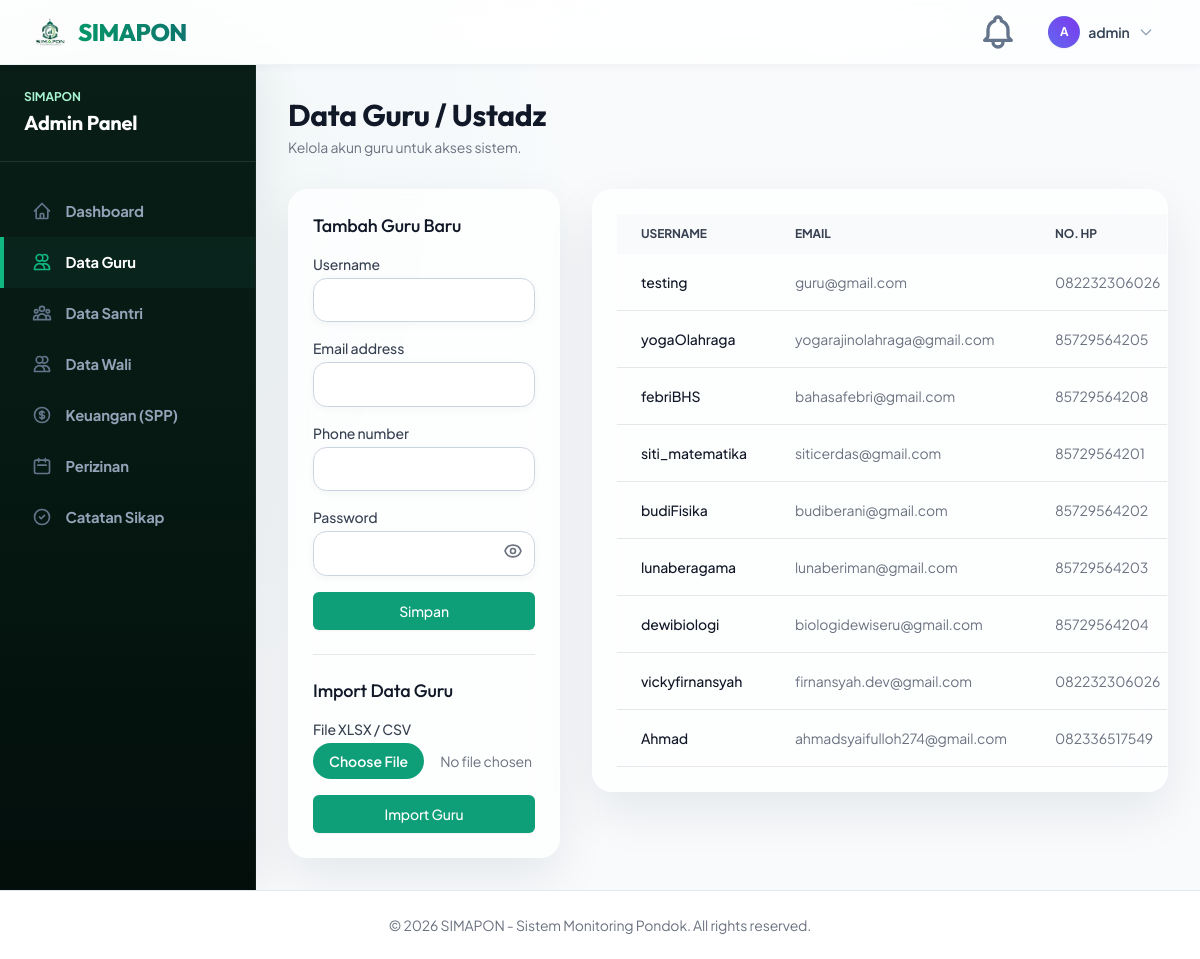
Before: /dashboard/admin/guru/ (signed in) with the older database file.
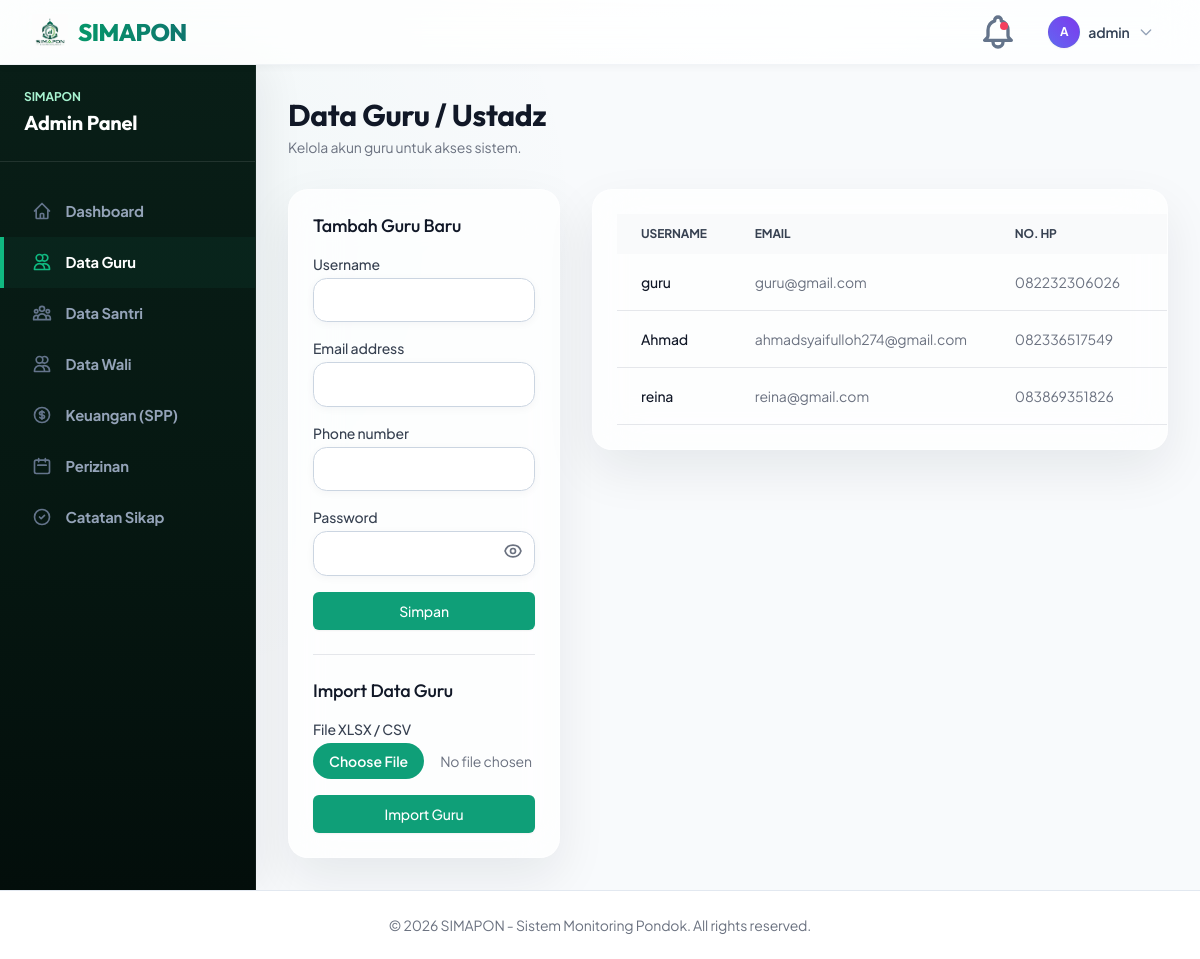
After: the same page with the newer database file.
### users/models.py (models this page shows, shortened)
class User(AbstractUser):
    is_admin = models.BooleanField(default=False)
    is_guru = models.BooleanField(default=False)
    is_parent = models.BooleanField(default=False)
    phone_number = models.CharField(max_length=15, blank=True, null=True)
    profile_picture = models.ImageField(upload_to=get_profile_upload_path, blank=True, null=True, verbose_name="Foto Profil")
    class Meta:
        db_table = 'simapon_user'

### users/views.py (the view, shortened to what this page needs)
# urls.py: path('dashboard/admin/guru/', views.admin_guru_list, name='admin_guru_list'),
@login_required
def admin_guru_list(request):
    if not (request.user.is_admin or request.user.is_staff):
        return redirect('dashboard')
    form = GuruRegistrationForm()
    import_form = ImportFileForm()
    gurus = User.objects.filter(is_guru=True)
    return render(request, 'dashboards/admin/guru.html', {'gurus': gurus, 'form': form, 'import_form': import_form})

### templates/dashboards/admin/guru.html (shortened to what this page needs)
{% extends 'dashboards/admin/base.html' %} {% block admin_content %}
<div class="mb-8 flex justify-between items-center">
  <div>
    <h2
      class="text-2xl font-bold leading-7 text-gray-900 sm:text-3xl sm:truncate"
    >
      Data Guru / Ustadz
    </h2>
    <p class="mt-1 text-sm text-gray-500">
      Kelola akun guru untuk akses sistem.
    </p>
  </div>
</div>
<div class="grid grid-cols-1 lg:grid-cols-3 gap-8">
  <div class="lg:col-span-1">
    <div class="bg-white shadow sm:rounded-lg">
      <div class="px-4 py-5 sm:p-6">
        <h3 class="text-lg leading-6 font-medium text-gray-900 mb-4">
          Tambah Guru Baru
        </h3>
        <form method="POST" class="space-y-4">
          {% csrf_token %} {% for field in form %}
          {% if field.name != 'password' %}
          <div>
            <label
              for="{{ field.id_for_label }}"
              class="block text-sm font-medium text-gray-700"
              >{{ field.label }}</label
            >
            <input
              type="{{ field.field.widget.input_type }}"
              name="{{ field.name }}"
              id="{{ field.id_for_label }}"
              class="mt-1 block w-full border border-gray-300 rounded-md shadow-sm py-2 px-3 focus:outline-none focus:ring-primary focus:border-primary sm:text-sm"
              required
            />
          </div>
          {% endif %}
          {% endfor %}
          <div>
            <label class="block text-sm font-medium text-gray-700"
              >Password</label
            >
            <div class="relative mt-1">
              <input
                type="password"
                id="guru_password_input"
                name="password"
                class="block w-full border border-gray-300 rounded-md shadow-sm py-2 px-3 pr-10 focus:outline-none focus:ring-primary focus:border-primary sm:text-sm"
                required
              />
              <button
                type="button"
                onclick="togglePasswordInput('guru_password_input', 'eye_icon')"
                class="absolute right-3 top-2.5 text-gray-500 hover:text-gray-700"
                title="Tampilkan/Sembunyikan Password"
              >
              </button>
            </div>
          </div>
          <button
            type="submit"
            class="w-full flex justify-center py-2 px-4 border border-transparent rounded-md shadow-sm text-sm font-medium text-white bg-primary hover:bg-secondary focus:outline-none focus:ring-2 focus:ring-offset-2 focus:ring-primary"
          >
            Simpan
          </button>
        </form>
        <div class="mt-6 border-t pt-6">
          <h3 class="text-lg leading-6 font-medium text-gray-900 mb-4">
            Import Data Guru
          </h3>
          <form method="POST" enctype="multipart/form-data" class="space-y-4">
            <div>
              <label class="block text-sm font-medium text-gray-700"
                >File XLSX / CSV</label
              >
              <input
                type="file"
                name="xlsx_file"
                accept=".xlsx,.csv"
                class="mt-1 block w-full text-sm text-gray-500 file:mr-4 file:py-2 file:px-4 file:rounded-full file:border-0 file:text-sm file:font-semibold file:bg-primary file:text-white"
              />
            </div>
            <button
              type="submit"
              class="w-full flex justify-center py-2 px-4 border border-transparent rounded-md shadow-sm text-sm font-medium text-white bg-primary hover:bg-secondary focus:outline-none focus:ring-2 focus:ring-offset-2 focus:ring-primary"
            >
              Import Guru
            </button>
          </form>
        </div>
      </div>
    </div>
  </div>
  <div class="lg:col-span-2">
    <div class="bg-white shadow sm:rounded-lg overflow-hidden">
      <div class="p-6">
        <table class="datatable w-full text-left text-sm text-gray-500">
          <thead class="text-xs text-gray-700 uppercase bg-gray-50">
            <tr>
              <th class="px-6 py-3">Username</th>
              <th class="px-6 py-3">Email</th>
              <th class="px-6 py-3">No. HP</th>
              <th class="px-6 py-3">Aksi</th>
            </tr>
          </thead>
          <tbody>
            {% for guru in gurus %}
            <tr class="border-b hover:bg-gray-50">
              <td class="px-6 py-4 font-medium text-gray-900">
                {{ guru.username }}
              </td>
              <td class="px-6 py-4">{{ guru.email }}</td>
              <td class="px-6 py-4">{{ guru.phone_number|default:"-" }}</td>
              <td class="px-6 py-4">
              </td>
            </tr>
            {% endfor %}
          </tbody>
        </table>
      </div>
    </div>
  </div>
</div>
{% endblock %}

### templates/dashboards/admin/base.html (shortened to what this page needs)
{% extends 'base.html' %} {% block content %}
<div class="admin-shell flex">
  <aside class="admin-sidebar w-64 text-white hidden md:block">
    <div class="p-6 border-b border-white/10">
      <p class="text-xs font-bold uppercase text-emerald-200">SIMAPON</p>
      <h2 class="mt-1 text-xl font-bold text-white">Admin Panel</h2>
    </div>
    <nav class="mt-6">
      <a
        href="{% url 'admin_dashboard' %}"
        class="admin-nav-link {% if request.path == '/dashboard/admin/' %}is-active{% endif %}"
      >
        <svg
          class="h-5 w-5 mr-3 text-gray-400"
          fill="none"
          viewBox="0 0 24 24"
          stroke="currentColor"
        >
          <path
            stroke-linecap="round"
            stroke-linejoin="round"
            stroke-width="2"
            d="M3 12l2-2m0 0l7-7 7 7M5 10v10a1 1 0 001 1h3m10-11l2 2m-2-2v10a1 1 0 01-1 1h-3m-6 0a1 1 0 001-1v-4a1 1 0 011-1h2a1 1 0 011 1v4a1 1 0 001 1m-6 0h6"
          />
        </svg>
        Dashboard
      </a>
      <a
        href="{% url 'admin_guru_list' %}"
        class="admin-nav-link {% if 'guru' in request.path %}is-active{% endif %}"
      >
        <svg
          class="h-5 w-5 mr-3 text-gray-400"
          fill="none"
          viewBox="0 0 24 24"
          stroke="currentColor"
        >
          <path
            stroke-linecap="round"
            stroke-linejoin="round"
            stroke-width="2"
            d="M12 4.354a4 4 0 110 5.292M15 21H3v-1a6 6 0 0112 0v1zm0 0h6v-1a6 6 0 00-9-5.197M13 7a4 4 0 11-8 0 4 4 0 018 0z"
          />
        </svg>
        Data Guru
      </a>
      <a
        href="{% url 'admin_santri_list' %}"
        class="admin-nav-link {% if 'santri' in request.path %}is-active{% endif %}"
      >
        Data Santri
      </a>
      <a
        href="{% url 'admin_parent_list' %}"
        class="admin-nav-link {% if 'parent' in request.path %}is-active{% endif %}"
      >
        <svg
          class="h-5 w-5 mr-3 text-gray-400"
          fill="none"
          viewBox="0 0 24 24"
          stroke="currentColor"
        >
          <path
            stroke-linecap="round"
            stroke-linejoin="round"
            stroke-width="2"
            d="M12 4.354a4 4 0 110 5.292M15 21H3v-1a6 6 0 0112 0v1zm0 0h6v-1a6 6 0 00-9-5.197M13 7a4 4 0 11-8 0 4 4 0 018 0z"
          />
        </svg>
        Data Wali
      </a>
      <a
        href="{% url 'admin_finance_list' %}"
        class="admin-nav-link {% if 'finance' in request.path %}is-active{% endif %}"
      >
        Keuangan (SPP)
      </a>
      <a
        href="{% url 'admin_permit_list' %}"
        class="admin-nav-link {% if 'permit' in request.path %}is-active{% endif %}"
      >
        <svg
          class="h-5 w-5 mr-3 text-gray-400"
          fill="none"
          viewBox="0 0 24 24"
          stroke="currentColor"
        >
          <path
            stroke-linecap="round"
            stroke-linejoin="round"
            stroke-width="2"
            d="M8 7V3m8 4V3m-9 8h10M5 21h14a2 2 0 002-2V7a2 2 0 00-2-2H5a2 2 0 00-2 2v12a2 2 0 002 2z"
          />
        </svg>
        Perizinan
      </a>
      <a
        href="{% url 'admin_behavior_list' %}"
        class="admin-nav-link {% if 'behavior' in request.path %}is-active{% endif %}"
      >
        <svg
          class="h-5 w-5 mr-3 text-gray-400"
          fill="none"
          viewBox="0 0 24 24"
          stroke="currentColor"
        >
          <path
            stroke-linecap="round"
            stroke-linejoin="round"
            stroke-width="2"
            d="M9 12l2 2 4-4m6 2a9 9 0 11-18 0 9 9 0 0118 0z"
          />
        </svg>
        Catatan Sikap
      </a>
    </nav>
  </aside>
  <div class="flex-1 overflow-x-hidden overflow-y-auto">
    <main class="max-w-7xl mx-auto px-4 sm:px-6 lg:px-8 py-8">
      {% block admin_content %}{% endblock %}
    </main>
  </div>
</div>
{% endblock %}

### templates/base.html (shortened to what this page needs)
<!doctype html>
{% load static %}
<html lang="id">
  <head>
    <script src="https://cdn.tailwindcss.com"></script>
    <link
      href="https://cdn.jsdelivr.net/npm/simple-datatables@latest/dist/style.css"
      rel="stylesheet"
      type="text/css"
    />
    <link href="{% static 'css/simapon.css' %}" rel="stylesheet" />
  </head>
  <body class="text-slate-800 antialiased min-h-screen flex flex-col font-sans">
    <nav class="app-navbar w-full z-30 top-0 sticky">
      <div class="max-w-7xl mx-auto px-4 sm:px-6 lg:px-8">
        <div class="flex justify-between h-16">
          <div class="flex items-center">
            <a
              href="{% url 'landing' %}"
              class="flex-shrink-0 flex items-center gap-2.5 group"
            >
              <img
                src="{% static 'logo-simapon.png' %}"
                alt="SIMAPON Logo"
                class="h-9 w-auto object-contain transition-transform duration-300 group-hover:scale-105"
              />
              <span class="font-extrabold text-2xl tracking-tight font-display bg-gradient-to-r from-emerald-600 to-teal-700 bg-clip-text text-transparent"
                >SIMAPON</span
              >
            </a>
          </div>
          <div class="flex items-center gap-2 sm:gap-4">
            {% if user.is_authenticated %}
            <div class="relative group" id="notification-dropdown">
              <button
                class="nav-link flex items-center justify-center w-10 h-10 rounded-lg p-0 relative hover:bg-slate-100 transition-colors"
                type="button"
                id="notification-bell-btn"
                title="Notifikasi"
              >
                {% if unread_notifications_count > 0 %}
                <span class="absolute top-2.5 right-2.5 block h-2 w-2 rounded-full bg-rose-500" id="notif-badge"></span>
                {% endif %}
              </button>
            </div>
            <div class="relative group">
              <button
                class="nav-account flex items-center gap-2 group"
                type="button"
              >
                {% if user.profile_picture %}
                  <img src="{{ user.profile_picture.url }}" alt="{{ user.username }}" class="w-8 h-8 rounded-full object-cover shadow-sm border border-emerald-500/10 transition-transform duration-300 group-hover:scale-105">
                {% else %}
                  <div class="w-8 h-8 rounded-full flex items-center justify-center font-bold text-xs text-white shadow-sm border border-emerald-500/10 transition-transform duration-300 group-hover:scale-105
                    {% if user.is_admin %}
                      bg-gradient-to-tr from-indigo-500 to-violet-600
                    {% elif user.is_guru %}
                      bg-gradient-to-tr from-emerald-400 to-teal-600
                    {% else %}
                      bg-gradient-to-tr from-sky-400 to-blue-600
                    {% endif %}">
                    {{ user.username|slice:":1"|upper }}
                  </div>
                {% endif %}
                <span class="truncate max-w-32 sm:max-w-none text-slate-700 font-semibold text-sm">
                  {% if user.username|length > 12 %}
                    {{ user.username|slice:":12" }}...
                  {% else %}
                    {{ user.username }}
                  {% endif %}
                </span>
                <svg
                  class="w-4 h-4 text-slate-400 group-hover:text-slate-700 transition-colors"
                  fill="none"
                  stroke="currentColor"
                  viewBox="0 0 24 24"
                >
                  <path
                    stroke-linecap="round"
                    stroke-linejoin="round"
                    stroke-width="2"
                    d="M19 9l-7 7-7-7"
                  ></path>
                </svg>
              </button>
            </div>
            {% endif %}
          </div>
        </div>
      </div>
    </nav>
    <main class="flex-grow">
      {% block content %} {% endblock %}
    </main>
    <footer class="bg-white border-t border-slate-200 mt-auto">
      <div class="max-w-7xl mx-auto py-6 px-4 sm:px-6 lg:px-8">
        <p class="text-center text-sm text-gray-500">
          &copy; {% now "Y" %} SIMAPON - Sistem Monitoring Pondok. All rights
          reserved.
        </p>
      </div>
    </footer>
  </body>
</html>

Changed rows visible on the page:
removed User: username "yogaOlahraga", email "yogarajinolahraga@gmail.com", phone_number "85729564205"
removed User: username "febriBHS", email "bahasafebri@gmail.com", phone_number "85729564208"
removed User: username "siti_matematika", email "siticerdas@gmail.com", phone_number "85729564201"
removed User: username "budiFisika", email "budiberani@gmail.com", phone_number "85729564202"
removed User: username "lunaberagama", email "lunaberiman@gmail.com", phone_number "85729564203"
removed User: username "dewibiologi", email "biologidewiseru@gmail.com", phone_number "85729564204"
removed User: username "vickyfirnansyah", email "firnansyah.dev@gmail.com", phone_number "082232306026"
changed User "guru@gmail.com": username "testing" → "guru"
added User: username "reina", email "reina@gmail.com", phone_number "083869351826"
